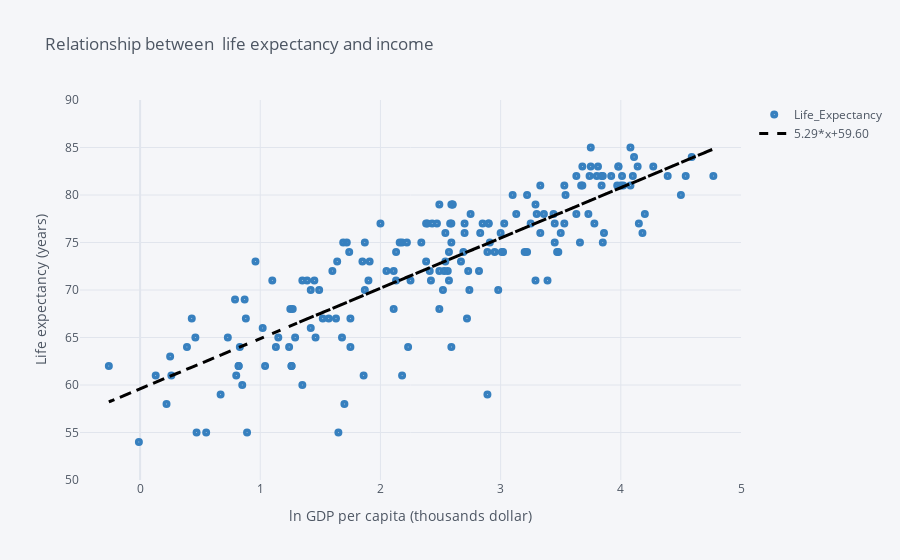

Notebook source saved alongside this figure:
### Code cell
#plot interactive chart, hover around mouse on dot

df.iplot(x='Log_GDP',
         y='Life_Expectancy',
         text='Country_Result',
         bestfit=True,
         bestfit_colors=['black'],
         mode='markers',
         title='Relationship between  life expectancy and income',
         xTitle='ln GDP per capita (thousands dollar)',
         yTitle='Life expectancy (years)',
         colors = 'blue',
        xrange=[-0.5, 5],
        yrange=[ 50, 90],
         dash='solid',
         interpolation='linear',
         symbol='circle-dot',
         size=8)

### Figure 1 — Plotly figure (JSON) as saved in the notebook; plotly's stock layout.template omitted (floating-point values rounded to 4 significant figures; data arrays with more than 128 entries replaced by an {"elided": "..."} marker saying what was removed)
{"data": [{"line": {"color": "rgba(55, 128, 191, 1.0)", "dash": "solid", "shape": "linear", "width": 1.3}, "marker": {"size": 8, "symbol": "circle-dot"}, "mode": "markers", "name": "Life_Expectancy", "text": {"elided": "181 str values"}, "type": "scatter", "x": {"elided": "181 float values"}, "y": {"elided": "181 int values"}}, {"line": {"color": "rgba(0, 0, 0, 1.0)", "dash": "dash", "shape": "linear", "width": 3}, "mode": "lines", "name": "5.29*x+59.60", "type": "scatter", "x": {"elided": "181 float values"}, "y": {"elided": "181 float values"}}], "layout": {"legend": {"bgcolor": "#F5F6F9", "font": {"color": "#4D5663"}}, "paper_bgcolor": "#F5F6F9", "plot_bgcolor": "#F5F6F9", "title": {"font": {"color": "#4D5663"}, "text": "Relationship between  life expectancy and income"}, "xaxis": {"gridcolor": "#E1E5ED", "range": [-0.5, 5], "showgrid": true, "tickfont": {"color": "#4D5663"}, "title": {"font": {"color": "#4D5663"}, "text": "ln GDP per capita (thousands dollar)"}, "zerolinecolor": "#E1E5ED"}, "yaxis": {"gridcolor": "#E1E5ED", "range": [50, 90], "showgrid": true, "tickfont": {"color": "#4D5663"}, "title": {"font": {"color": "#4D5663"}, "text": "Life expectancy (years)"}, "zerolinecolor": "#E1E5ED"}}}
